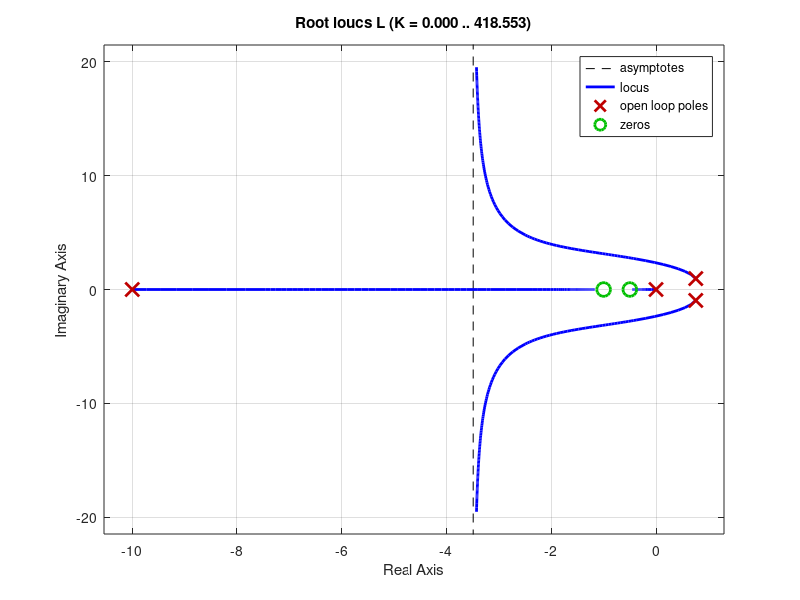

Recreate this plot in MATLAB. (Note: this script raises an error after producing the figure.)
clear; close all; clc;

%% Plant
Gp = tf(1, [1 -1.52 1.5]);

%% Design specifications
Ts_max = 2.04;
PO_max = 80;
SSE_tol = 1e-6;

% Approximate dominant pole requirement
sigma_req = -4/Ts_max;

% Minimum damping ratio for overshoot
Mp = PO_max/100;
zeta_min = -log(Mp)/sqrt(pi^2 + log(Mp)^2);

%% Controller parameters
Td = 0.1;
p = 1/Td;

z1 = 0.5;
z2 = 1.0;

% Controller without gain
Gc_shape = tf( ...
    conv([1 z1], [1 z2]), ...
    [1 p 0]);

% Open-loop system
L = Gc_shape * Gp;

%% Root locus
figure;
rlocus(L);
hold on;
grid on;

% Settling-time boundary
xline(sigma_req, 'k--', 'LineWidth', 1.2, 'Color', "b");

% Damping ratio requirement
sgrid();

xlim([-8 3]);
ylim([-20 20]);

title(sprintf('Root Locus: z_1 = %.2f, z_2 = %.2f', ...
    z1, z2));

%% Interactive gain selection
try_again = true;

while try_again

    fprintf('\nSelect a point on the root locus.\n');

    % Select gain interactively
    [K, selected_poles] = rlocfind(L);

    fprintf('\nSelected gain K = %.4f\n', K);

    %% Construct closed-loop system
    Gc = K * Gc_shape;
    Gcl = feedback(Gc * Gp, 1);

    %% Analyse response
    cl_poles = pole(Gcl);
    info = stepinfo(Gcl);
    dc_gain = dcgain(Gcl);

    %% Specification verification
    stable = isstable(Gcl);
    zero_sse = stable && abs(dc_gain - 1) < SSE_tol;
    settling_ok = stable && info.SettlingTime <= Ts_max;
    overshoot_ok = stable && info.Overshoot <= PO_max;

    all_specs = stable && zero_sse && ...
                settling_ok && overshoot_ok;

    %% Results
    fprintf('\n========== CLOSED-LOOP POLES ==========\n');
    disp(cl_poles);

    fprintf('\n========== SPECIFICATION CHECK ==========\n');
    fprintf('Stable:              %d\n', stable);
    fprintf('Zero step SSE:       %d\n', zero_sse);
    fprintf('DC gain:             %.6f\n', dc_gain);
    fprintf('Settling time:       %.4f s (limit %.2f s)\n', ...
        info.SettlingTime, Ts_max);
    fprintf('Overshoot:           %.2f %% (limit %.0f %%)\n', ...
        info.Overshoot, PO_max);

    if all_specs
        fprintf('\nALL SPECIFICATIONS SATISFIED\n');
    else
        fprintf('\nONE OR MORE SPECIFICATIONS NOT SATISFIED\n');
    end

    %% Step response
    figure;
    step(Gcl, 6);
    hold on;
    grid on;

    xline(Ts_max, 'r--', 'Maximum Settling Time');

    % Settling band
    yline(1.02, 'k:', 'Upper 2% Band');
    yline(0.98, 'k:', 'Lower 2% Band');

    % Overshoot limit
    yline(1 + PO_max/100, 'r:', 'Overshoot Limit');

    title(sprintf( ...
        'Closed-Loop Step Response: K = %.4f', K));

    xlabel('Time (s)');
    ylabel('Output x(t)');

    %% Ask whether to try another gain
    choice = input('\nTry another gain? (y/n): ', 's');

    try_again = strcmpi(strtrim(choice), 'y');

end

%% Final controller
fprintf('\n========== FINAL CONTROLLER ==========\n');

Gc
